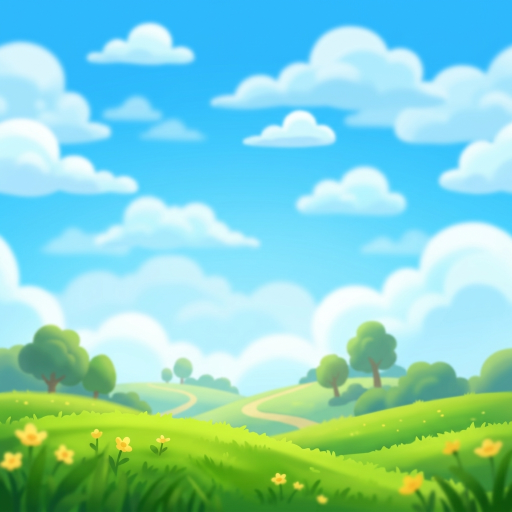
#> input picture Assets/Projects/FlappyTrippy/GameAssets/cartoon/Environments/spr_bg_layer1_2026-04-22.png, 1024 x 1024 px, found by its file name (shown at 1/2 size)
$ python fix_bg.py
#> lines starting #> are read from the running program, lines starting #| are printed output that depends on the picture
from PIL import Image

src = r"e:\_Project_2026\GamePipeline\game_pipeline\Assets\Projects\FlappyTrippy\GameAssets\cartoon\Environments\spr_bg_layer1_2026-04-22.png"
dst = r"e:\_Project_2026\GamePipeline\game_pipeline\Assets\PlayableGameStudio\Projects\FlappyTrippy\assets\SPR_BG_Layer1.webp"

img = Image.open(src).convert("RGB")
#> img is the input picture: PIL image 1024x1024 RGB; mean R, G, B 134.3, 210.3, 199.9
# Scale it down slightly but keep it a background (e.g., 540x960) to fit <3MB budget easily
img.thumbnail((540, 960), Image.Resampling.LANCZOS)
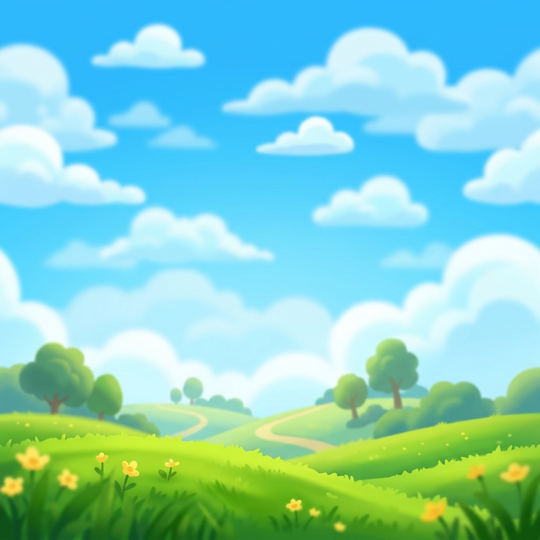
#> img: PIL image 540x540 RGB; mean R, G, B 134.3, 210.3, 199.9
img.save(dst, "webp", quality=85)
print("BG fixed!")
